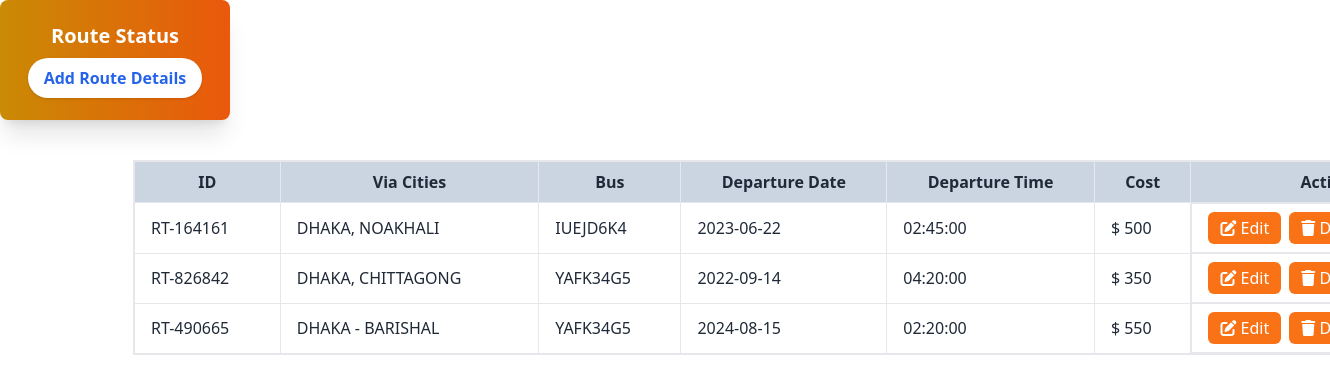
The app's page /AdminPanle/pages/routes.php with its own data.
### tables this page shows
CREATE TABLE `routes` (
  `id` int(100) NOT NULL,
  `route_id` varchar(255) NOT NULL,
  `bus_no` varchar(255) NOT NULL,
  `route_cities` varchar(255) NOT NULL,
  `route_dep_date` date NOT NULL,
  `route_dep_time` time NOT NULL,
  `route_step_cost` int(100) NOT NULL,
  `route_created` datetime NOT NULL DEFAULT current_timestamp()
);

### AdminPanle/pages/routes.php (the view, shortened to what this page needs)
<?php
$conn = mysqli_connect("localhost", "root", "", "shohoz_bus");
$sql = "SELECT * FROM routes";
$result = $conn->query($sql);
?>
<!DOCTYPE html>
<html lang="en">
<head>
    <link href="https://cdn.jsdelivr.net/npm/daisyui@4.12.14/dist/full.min.css" rel="stylesheet" type="text/css" />
    <link href="https://cdn.jsdelivr.net/npm/flowbite@2.5.2/dist/flowbite.min.css" rel="stylesheet" />
    <script src="https://cdn.tailwindcss.com"></script>
</head>
<body>
    <section>
        <div>
            <div class="bg-gradient-to-r from-yellow-600 to-orange-600 w-[230px] h-[120px] shadow-xl rounded-lg flex flex-col items-center justify-center p-4 text-white">
                <h2 class="font-semibold text-xl">Route Status</h2>
                <button id="openAddRoute" class="mt-2 font-semibold px-4 py-2 bg-white text-blue-600 rounded-full shadow hover:bg-gray-100">Add Route Details</button>
            </div>
        </div>
        <div class="overflow-x-auto mt-10 ml-[10%] w-full mb-6">
            <table class="min-w-full border-2 border-gray-200 table-auto border-collapse">
                <thead>
                    <tr class="bg-slate-300">
                        <th class="px-4 py-2 border">ID</th>
                        <th class="px-4 py-2 border">Via Cities</th>
                        <th class="px-4 py-2 border">Bus</th>
                        <th class="px-4 py-2 border">Departure Date</th>
                        <th class="px-4 py-2 border">Departure Time</th>
                        <th class="px-4 py-2 border">Cost</th>
                        <th class="px-4 py-2 border">Action</th>
                    </tr>
                </thead>
                <tbody>
                <?php
                    if ($result->num_rows > 0) {
                        while ($row = $result->fetch_assoc()) {
                            echo "<tr class = 'hover:bg-slate-300'>
                                <td class='border px-4 py-2'>{$row['route_id']}</td>
                                <td class='border px-4 py-2'>{$row['route_cities']}</td>
                                <td class='border px-4 py-2'>{$row['bus_no']}</td>
                                <td class='border px-4 py-2'>{$row['route_dep_date']}</td>
                                <td class='border px-4 py-2'>{$row['route_dep_time']}</td>
                                <td class='border px-4 py-2'>$ {$row['route_step_cost']}</td>
                                <td class='px-4 flex gap-2 py-2 border text-center'>
                                    <button id='editButton' class='text-white rounded-md px-3 py-1 bg-orange-500'
                                        data-id='{$row['route_id']}'
                                        data-cities='{$row['route_cities']}'
                                        data-bus='{$row['bus_no']}'
                                        data-date='{$row['route_dep_date']}'
                                        data-time='{$row['route_dep_time']}'
                                        data-cost='{$row['route_step_cost']}'
                                    >
                                        <i class='fas fa-edit'></i> Edit
                                    </button>
                                    <a href='dashboard.php?pages=routes&deleteId={$row['id']}' data-tip='Delete Routes' id='deleteButton' class='text-white rounded-md px-3 py-1 bg-orange-500'>
                                        <i class='fas fa-trash'></i> Delete
                                    </a>
                                </td>
                            </tr>";
                        }
                    } else {
                        echo "<tr><td colspan='6' class='text-center py-4'>No routes found.</td></tr>";
                    }
                    ?>
                </tbody>
            </table>
        </div>
    </section>
</body>
</html>

### records on screen
routes: route "RT-164161", route_cities "DHAKA, NOAKHALI", bus_no "IUEJD6K4", route_dep_date "2023-06-22", route_dep_time "02:45:00", route_step_cost "500"
routes: route "RT-826842", route_cities "DHAKA, CHITTAGONG", bus_no "YAFK34G5", route_dep_date "2022-09-14", route_dep_time "04:20:00", route_step_cost "350"
routes: route "RT-490665", route_cities "DHAKA - BARISHAL", bus_no "YAFK34G5", route_dep_date "2024-08-15", route_dep_time "02:20:00", route_step_cost "550"
